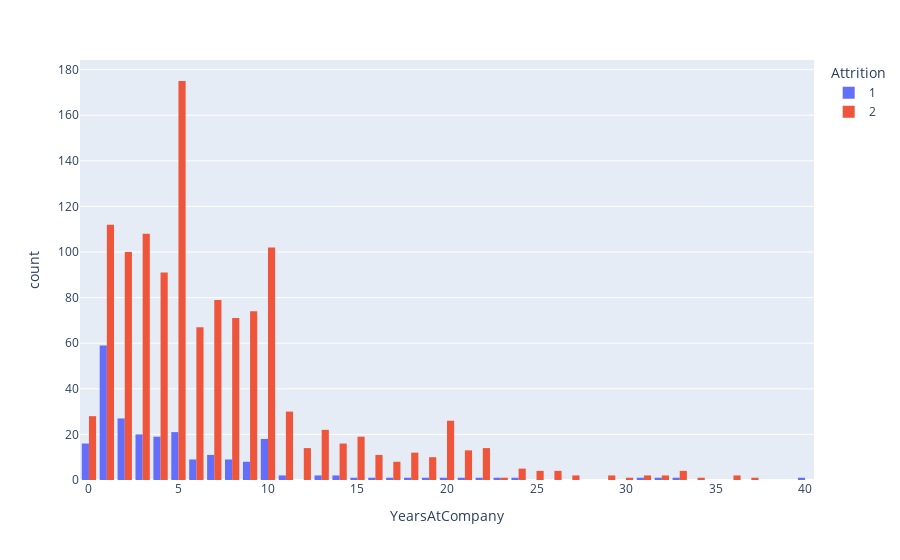

The cell this chart's notebook holds for it:
### Code cell
fig = px.histogram(df, x="YearsAtCompany", color='Attrition', barmode='group')
fig.show()

### Figure 1 — Plotly figure (JSON) as saved in the notebook; plotly's stock layout.template omitted (floating-point values rounded to 4 significant figures; data arrays with more than 128 entries replaced by an {"elided": "..."} marker saying what was removed)
{"data": [{"alignmentgroup": "True", "bingroup": "x", "hovertemplate": "Attrition=1<br>YearsAtCompany=%{x}<br>count=%{y}<extra></extra>", "legendgroup": "1", "marker": {"color": "#636efa", "pattern": {"shape": ""}}, "name": "1", "offsetgroup": "1", "orientation": "v", "showlegend": true, "type": "histogram", "x": {"elided": "237 int values"}, "xaxis": "x", "yaxis": "y"}, {"alignmentgroup": "True", "bingroup": "x", "hovertemplate": "Attrition=2<br>YearsAtCompany=%{x}<br>count=%{y}<extra></extra>", "legendgroup": "2", "marker": {"color": "#EF553B", "pattern": {"shape": ""}}, "name": "2", "offsetgroup": "2", "orientation": "v", "showlegend": true, "type": "histogram", "x": {"elided": "1233 int values"}, "xaxis": "x", "yaxis": "y"}], "layout": {"barmode": "group", "legend": {"title": {"text": "Attrition"}, "tracegroupgap": 0}, "margin": {"t": 60}, "xaxis": {"anchor": "y", "domain": [0, 1], "title": {"text": "YearsAtCompany"}}, "yaxis": {"anchor": "x", "domain": [0, 1], "title": {"text": "count"}}}}
